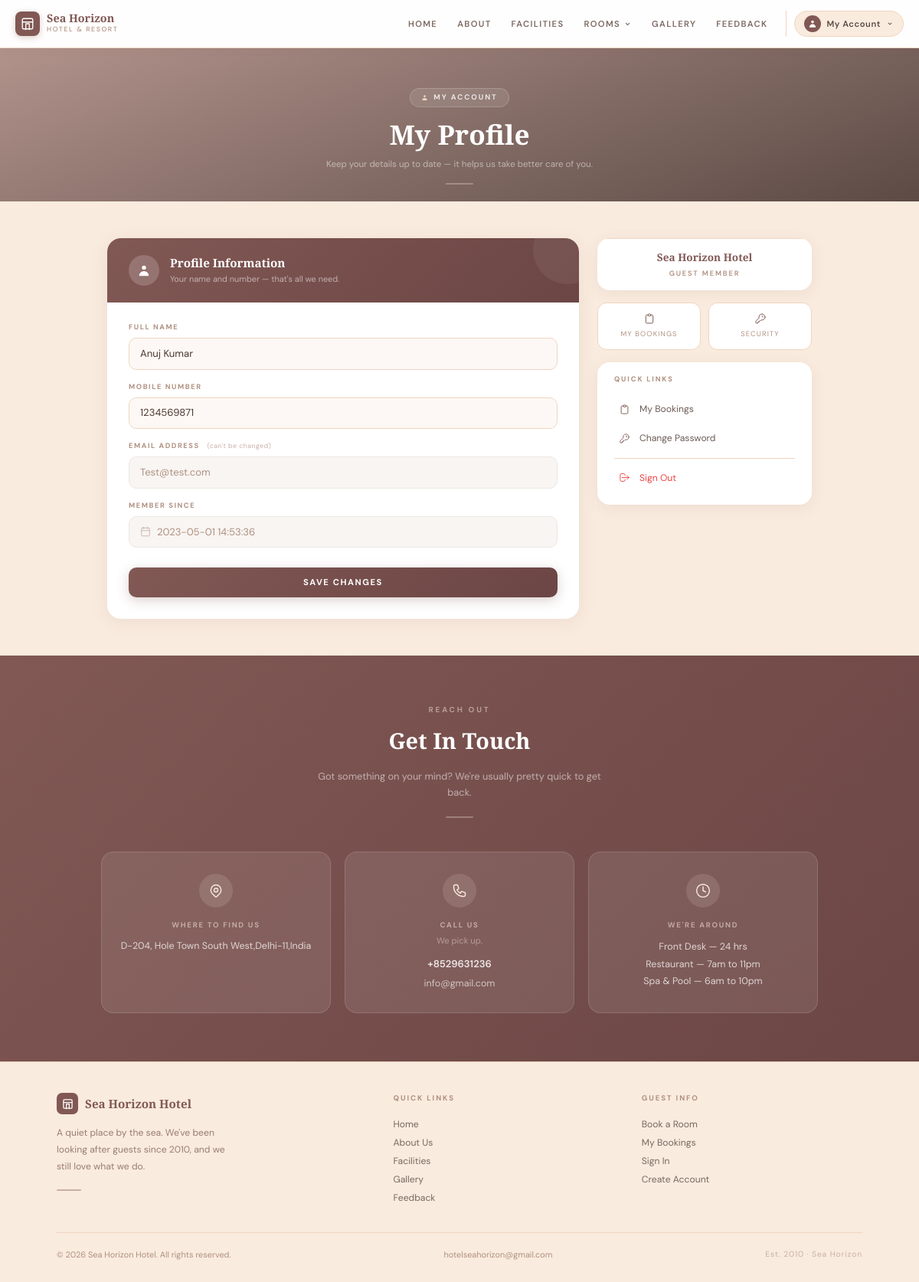
Page /hbms/profile.php (signed in) on the committed database.
### tables this page shows
CREATE TABLE `tbluser` (
  `ID` int(10) NOT NULL,
  `FullName` varchar(200) DEFAULT NULL,
  `MobileNumber` bigint(10) DEFAULT NULL,
  `Email` varchar(120) DEFAULT NULL,
  `Password` varchar(120) DEFAULT NULL,
  `RegDate` timestamp NULL DEFAULT current_timestamp()
);

CREATE TABLE `tblpage` (
  `ID` int(10) NOT NULL,
  `PageType` varchar(120) DEFAULT NULL,
  `PageTitle` varchar(200) DEFAULT NULL,
  `PageDescription` mediumtext DEFAULT NULL,
  `Email` varchar(120) DEFAULT NULL,
  `MobileNumber` bigint(10) DEFAULT NULL,
  `UpdationDate` timestamp NULL DEFAULT NULL ON UPDATE current_timestamp()
);

### hbms/profile.php (the view, shortened to what this page needs)
<?php
include('includes/dbconnection.php');
if (strlen($_SESSION['hbmsuid'] == 0)) {
  header('location:logout.php');
} else {
?>
  <!DOCTYPE HTML>
  <html lang="en">
  <head>
    <script src="https://cdn.tailwindcss.com"></script>
  </head>
  <body class="font-sans min-h-screen flex flex-col" style="background:#F9EBDE;">
    <header><?php include_once('includes/header.php'); ?></header>
    <div class="page-hero" style="height:200px;">
      <div class="page-hero-overlay"></div>
      <div class="page-hero-content">
        <div class="hero-badge">
          <svg width="9" height="9" viewBox="0 0 20 20" fill="#F0D5C0">
            <path fill-rule="evenodd" d="M10 9a3 3 0 100-6 3 3 0 000 6zm-7 9a7 7 0 1114 0H3z" clip-rule="evenodd" />
          </svg>
          My Account
        </div>
        <h1 class="page-hero-title">My Profile</h1>
        <p class="page-hero-sub">Keep your details up to date — it helps us take better care of you.</p>
        <div class="hero-divider"></div>
      </div>
    </div>
    <main class="flex-1 py-12">
      <div style="max-width:960px;margin:0 auto;padding:0 20px;">
        <div style="display:grid;grid-template-columns:1fr 280px;gap:24px;align-items:start;">
          <div class="form-card" style="background:#fff;border-radius:18px;overflow:hidden;box-shadow:0 4px 24px rgba(107,70,68,.08);">
            <div style="background:linear-gradient(135deg,#815854 0%,#6b4644 100%);padding:22px 28px;display:flex;align-items:center;gap:14px;position:relative;overflow:hidden;">
              <div style="position:absolute;top:-30px;right:-30px;width:90px;height:90px;background:rgba(255,255,255,.06);border-radius:50%;"></div>
              <div style="width:40px;height:40px;background:rgba(255,255,255,.18);border-radius:50%;display:flex;align-items:center;justify-content:center;ring:2px solid rgba(255,255,255,.25);flex-shrink:0;position:relative;z-index:1;">
                <svg width="18" height="18" fill="#fff" viewBox="0 0 20 20">
                  <path fill-rule="evenodd" d="M10 9a3 3 0 100-6 3 3 0 000 6zm-7 9a7 7 0 1114 0H3z" clip-rule="evenodd" />
                </svg>
              </div>
              <div style="position:relative;z-index:1;">
                <h2 style="font-family:'Playfair Display',serif;font-size:.95rem;font-weight:600;color:#fff;margin:0;line-height:1.2;">Profile Information</h2>
                <p style="font-family:'DM Sans',sans-serif;font-size:.68rem;color:rgba(255,255,255,.55);margin:4px 0 0;">Your name and number — that's all we need.</p>
              </div>
            </div>
            <div style="padding:26px 28px 28px;">
              <form method="post">
                <?php
                $uid = $_SESSION['hbmsuid'];
                $sql = "SELECT * from tbluser where ID=:uid";
                $query = $dbh->prepare($sql);
                $query->bindParam(':uid', $uid, PDO::PARAM_STR);
                $query->execute();
                $results = $query->fetchAll(PDO::FETCH_OBJ);
                if ($query->rowCount() > 0) {
                  foreach ($results as $row) { ?>
                    <div class="form-group" style="margin-bottom:16px;">
                      <label class="form-label">Full Name</label>
                      <input type="text" name="fname" required placeholder="Your full name" class="form-input"
                        value="<?php echo $row->FullName; ?>">
                    </div>
                    <div class="form-group" style="margin-bottom:16px;">
                      <label class="form-label">Mobile Number</label>
                      <input type="text" name="mobno" required maxlength="10" pattern="[0-9]+" class="form-input"
                        placeholder="10-digit number"
                        value="<?php echo $row->MobileNumber; ?>">
                    </div>
                    <div class="form-group" style="margin-bottom:16px;">
                      <label class="form-label">
                        Email Address
                        <span style="font-size:.55rem;font-weight:400;color:#c9b0a8;letter-spacing:.05em;text-transform:none;margin-left:6px;">(can't be changed)</span>
                      </label>
                      <input type="email" name="email" readonly class="form-input form-input-readonly"
                        value="<?php echo $row->Email; ?>">
                    </div>
                    <div class="form-group" style="margin-bottom:20px;">
                      <label class="form-label">Member Since</label>
                      <div style="display:flex;align-items:center;gap:8px;" class="form-input form-input-readonly">
                        <svg width="14" height="14" fill="none" stroke="#c9b0a8" stroke-width="1.5" viewBox="0 0 24 24" stroke-linecap="round">
                          <rect x="3" y="4" width="18" height="18" rx="2" />
                          <line x1="16" y1="2" x2="16" y2="6" />
                          <line x1="8" y1="2" x2="8" y2="6" />
                          <line x1="3" y1="10" x2="21" y2="10" />
                        </svg>
                        <input type="text" readonly style="border:none;outline:none;background:transparent;font-family:'DM Sans',sans-serif;font-size:.82rem;color:#b09080;flex:1;"
                          value="<?php echo $row->RegDate; ?>">
                      </div>
                    </div>
                <?php $cnt = $cnt + 1;
                  }
                } ?>
                <button type="submit" name="submit" class="update-btn">
                  Save Changes
                </button>
              </form>
            </div>
          </div>
          <div class="side-panel" style="display:flex;flex-direction:column;gap:16px;">
            <div style="background:#fff;border-radius:16px;overflow:hidden;box-shadow:0 4px 20px rgba(107,70,68,.08);">
              <div style="padding:14px 18px;text-align:center;border-top:1px solid #F0D5C0;">
                <p style="font-family:'Playfair Display',serif;font-size:.85rem;font-weight:600;color:#815854;margin:0;">Sea Horizon Hotel</p>
                <p style="font-family:'DM Sans',sans-serif;font-size:.58rem;font-weight:600;letter-spacing:.2em;text-transform:uppercase;color:#b09080;margin:5px 0 0;">Guest Member</p>
              </div>
            </div>
            <div style="display:grid;grid-template-columns:1fr 1fr;gap:10px;">
              <div class="stat-pill">
                <svg width="16" height="16" fill="none" stroke="#815854" stroke-width="1.5" viewBox="0 0 24 24" stroke-linecap="round" style="margin:0 auto 6px;display:block;">
                  <path d="M9 5H7a2 2 0 00-2 2v12a2 2 0 002 2h10a2 2 0 002-2V7a2 2 0 00-2-2h-2M9 5a2 2 0 002 2h2a2 2 0 002-2M9 5a2 2 0 012-2h2a2 2 0 012 2" />
                </svg>
                <p style="font-family:'DM Sans',sans-serif;font-size:.58rem;color:#b09080;text-transform:uppercase;letter-spacing:.12em;margin:0;">My Bookings</p>
              </div>
              <div class="stat-pill">
                <svg width="16" height="16" fill="none" stroke="#815854" stroke-width="1.5" viewBox="0 0 24 24" stroke-linecap="round" style="margin:0 auto 6px;display:block;">
                  <path d="M15 7a2 2 0 012 2m4 0a6 6 0 01-7.743 5.743L11 17H9v2H7v2H4a1 1 0 01-1-1v-2.586a1 1 0 01.293-.707l5.964-5.964A6 6 0 1121 9z" />
                </svg>
                <p style="font-family:'DM Sans',sans-serif;font-size:.58rem;color:#b09080;text-transform:uppercase;letter-spacing:.12em;margin:0;">Security</p>
              </div>
            </div>
            <div style="background:#fff;border-radius:16px;padding:16px 14px;box-shadow:0 4px 20px rgba(107,70,68,.08);">
              <p style="font-family:'DM Sans',sans-serif;font-size:.58rem;font-weight:700;letter-spacing:.2em;text-transform:uppercase;color:#b09080;margin:0 0 12px;padding:0 8px;">Quick Links</p>
              <a href="my-booking.php" class="quick-link">
                <svg width="15" height="15" fill="none" stroke="#815854" stroke-width="1.5" viewBox="0 0 24 24" stroke-linecap="round">
                  <path d="M9 5H7a2 2 0 00-2 2v12a2 2 0 002 2h10a2 2 0 002-2V7a2 2 0 00-2-2h-2M9 5a2 2 0 002 2h2a2 2 0 002-2M9 5a2 2 0 012-2h2a2 2 0 012 2" />
                </svg>
                My Bookings
              </a>
              <a href="change-password.php" class="quick-link">
                <svg width="15" height="15" fill="none" stroke="#815854" stroke-width="1.5" viewBox="0 0 24 24" stroke-linecap="round">
                  <path d="M15 7a2 2 0 012 2m4 0a6 6 0 01-7.743 5.743L11 17H9v2H7v2H4a1 1 0 01-1-1v-2.586a1 1 0 01.293-.707l5.964-5.964A6 6 0 1121 9z" />
                </svg>
                Change Password
              </a>
              <div style="height:1px;background:#F0D5C0;margin:6px 8px;"></div>
              <a href="logout.php" class="quick-link quick-link-danger" style="color:#b09080;">
                <svg width="15" height="15" fill="none" stroke="#ef4444" stroke-width="1.5" viewBox="0 0 24 24" stroke-linecap="round">
                  <path d="M17 16l4-4m0 0l-4-4m4 4H7m6 4v1a3 3 0 01-3 3H6a3 3 0 01-3-3V7a3 3 0 013-3h4a3 3 0 013 3v1" />
                </svg>
                <span style="color:#ef4444;">Sign Out</span>
              </a>
            </div>
          </div>
        </div>
      </div>
    </main>
    <?php include_once('includes/getintouch.php'); ?>
    <?php include_once('includes/footer.php'); ?>
  </body>
  </html>
<?php } ?>

### hbms/includes/getintouch.php (shortened to what this page needs)
<section style="background:linear-gradient(135deg,#815854 0%,#6b4644 100%); padding:64px 20px;">
  <div style="max-width:960px; margin:0 auto;">
    <div style="text-align:center; margin-bottom:44px;">
      <p style="font-family:'DM Sans',sans-serif; font-size:.62rem; font-weight:700; letter-spacing:.28em; text-transform:uppercase; color:rgba(249,235,222,.5); margin-bottom:10px;">Reach Out</p>
      <h3 style="font-family:'Playfair Display',serif; font-size:1.8rem; font-weight:600; color:#fff; margin:0 0 14px;">Get In Touch</h3>
      <p style="font-family:'DM Sans',sans-serif; font-size:.8rem; color:rgba(255,255,255,.55); max-width:380px; margin:0 auto; line-height:1.7;">
        Got something on your mind? We're usually pretty quick to get back.
      </p>
      <div style="width:36px; height:1.5px; background:rgba(249,235,222,.3); margin:20px auto 0; border-radius:2px;"></div>
    </div>
    <div style="display:flex; flex-wrap:wrap; justify-content:center; gap:18px;">
      <?php
        $sql = "SELECT * from tblpage where PageType='contactus'";
        $query = $dbh->prepare($sql);
        $query->execute();
        $results = $query->fetchAll(PDO::FETCH_OBJ);
        $cnt = 1;
        if ($query->rowCount() > 0) {
          foreach ($results as $row) {
      ?>
      <div class="contact-card">
        <div class="contact-icon">
          <svg width="20" height="20" fill="none" stroke="#F9EBDE" stroke-width="1.7" viewBox="0 0 24 24" stroke-linecap="round" stroke-linejoin="round">
            <path d="M17.657 16.657L13.414 20.9a2 2 0 01-2.827 0l-4.244-4.243a8 8 0 1111.314 0z"/>
            <path d="M15 11a3 3 0 11-6 0 3 3 0 016 0z"/>
          </svg>
        </div>
        <p style="font-family:'DM Sans',sans-serif; font-size:.6rem; font-weight:700; letter-spacing:.18em; text-transform:uppercase; color:rgba(249,235,222,.55); margin:0 0 10px;">Where to find us</p>
        <p style="font-family:'DM Sans',sans-serif; font-size:.78rem; color:rgba(255,255,255,.75); line-height:1.7; margin:0;">
          <?php echo strip_tags(html_entity_decode($row->PageDescription)); ?>
        </p>
      </div>
      <div class="contact-card">
        <div class="contact-icon">
        </div>
        <p style="font-family:'DM Sans',sans-serif; font-size:.6rem; font-weight:700; letter-spacing:.18em; text-transform:uppercase; color:rgba(249,235,222,.55); margin:0 0 5px;">Call us</p>
        <p style="font-family:'DM Sans',sans-serif; font-size:.7rem; color:rgba(249,235,222,.45); margin:0 0 12px;">We pick up.</p>
        <p style="font-family:'DM Sans',sans-serif; font-size:.82rem; font-weight:600; color:rgba(255,255,255,.85); margin:0 0 6px;">
          +<?php echo htmlentities($row->MobileNumber); ?>
        </p>
        <p style="font-family:'DM Sans',sans-serif; font-size:.78rem; color:rgba(255,255,255,.65); margin:0;">
          <?php echo htmlentities($row->Email); ?>
        </p>
      </div>
      <div class="contact-card">
        <div class="contact-icon">
          <svg width="20" height="20" fill="none" stroke="#F9EBDE" stroke-width="1.7" viewBox="0 0 24 24" stroke-linecap="round" stroke-linejoin="round">
            <circle cx="12" cy="12" r="10"/><polyline points="12 6 12 12 16 14"/>
          </svg>
        </div>
        <p style="font-family:'DM Sans',sans-serif; font-size:.6rem; font-weight:700; letter-spacing:.18em; text-transform:uppercase; color:rgba(249,235,222,.55); margin:0 0 10px;">We're around</p>
        <p style="font-family:'DM Sans',sans-serif; font-size:.78rem; color:rgba(255,255,255,.75); line-height:1.8; margin:0;">
          Front Desk — 24 hrs<br>
          Restaurant — 7am to 11pm<br>
          Spa & Pool — 6am to 10pm
        </p>
      </div>
      <?php $cnt = $cnt + 1; } } ?>
    </div>
  </div>
</section>

### rows in the picture
tbluser: fname "Anuj Kumar", mobno "1234569871", email "Test@test.com", RegDate "2023-05-01 14:53:36"
tblpage: PageDescription "D-204, Hole Town South West,Delhi-11,India", MobileNumber "8529631236", Email "info@gmail.com"

### other values in the picture
$label "HOME"
$label "ABOUT"
$label "FACILITIES"
$label "ROOMS"
$label "GALLERY"
$label "FEEDBACK"
$label "Home"
$label "About Us"
$label "Facilities"
$label "Gallery"
$label "Feedback"
$label "Book a Room"
$label "My Bookings"
$label "Sign In"
$label "Create Account"
